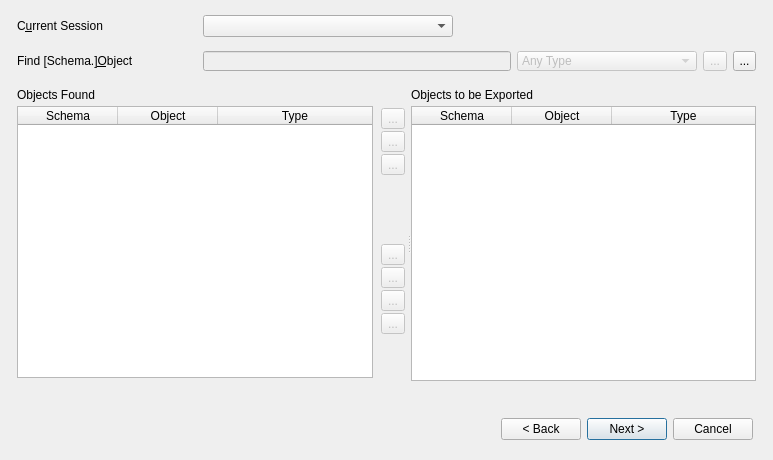
<?xml version="1.0" encoding="UTF-8"?>
<ui version="4.0">
 <class>KvExportObjects</class>
 <widget class="QDialog" name="KvExportObjects">
  <property name="geometry">
   <rect>
    <x>0</x>
    <y>0</y>
    <width>773</width>
    <height>460</height>
   </rect>
  </property>
  <property name="windowTitle">
   <string>Export Objects Window</string>
  </property>
  <property name="windowIcon">
   <iconset resource="ui/kevora.qrc">
    <normaloff>:/png/png_general/cog_go.png</normaloff>:/png/png_general/cog_go.png</iconset>
  </property>
  <layout class="QVBoxLayout" name="verticalLayout_6">
   <property name="spacing">
    <number>0</number>
   </property>
   <item>
    <widget class="QStackedWidget" name="stackedWidgetExportObj">
     <property name="currentIndex">
      <number>0</number>
     </property>
     <widget class="QWidget" name="page1">
      <layout class="QVBoxLayout" name="verticalLayout_5">
       <property name="spacing">
        <number>0</number>
       </property>
       <property name="leftMargin">
        <number>6</number>
       </property>
       <property name="topMargin">
        <number>2</number>
       </property>
       <property name="rightMargin">
        <number>6</number>
       </property>
       <property name="bottomMargin">
        <number>6</number>
       </property>
       <item>
        <widget class="QFrame" name="frame_3">
         <property name="maximumSize">
          <size>
           <width>16777215</width>
           <height>32</height>
          </size>
         </property>
         <property name="frameShape">
          <enum>QFrame::NoFrame</enum>
         </property>
         <property name="frameShadow">
          <enum>QFrame::Plain</enum>
         </property>
         <layout class="QHBoxLayout" name="horizontalLayout_4">
          <property name="leftMargin">
           <number>0</number>
          </property>
          <property name="topMargin">
           <number>0</number>
          </property>
          <property name="rightMargin">
           <number>0</number>
          </property>
          <property name="bottomMargin">
           <number>6</number>
          </property>
          <item>
           <widget class="QLabel" name="label">
            <property name="minimumSize">
             <size>
              <width>180</width>
              <height>0</height>
             </size>
            </property>
            <property name="maximumSize">
             <size>
              <width>16777215</width>
              <height>32</height>
             </size>
            </property>
            <property name="text">
             <string>C&amp;urrent Session</string>
            </property>
            <property name="buddy">
             <cstring>currentSessionComboBox</cstring>
            </property>
           </widget>
          </item>
          <item>
           <widget class="QComboBox" name="currentSessionComboBox">
            <property name="minimumSize">
             <size>
              <width>250</width>
              <height>0</height>
             </size>
            </property>
           </widget>
          </item>
          <item>
           <widget class="KvWaitAnimation" name="widgetProgress" native="true">
            <property name="minimumSize">
             <size>
              <width>24</width>
              <height>24</height>
             </size>
            </property>
            <property name="maximumSize">
             <size>
              <width>24</width>
              <height>24</height>
             </size>
            </property>
           </widget>
          </item>
          <item>
           <spacer name="horizontalSpacer_2">
            <property name="orientation">
             <enum>Qt::Horizontal</enum>
            </property>
            <property name="sizeHint" stdset="0">
             <size>
              <width>338</width>
              <height>20</height>
             </size>
            </property>
           </spacer>
          </item>
         </layout>
        </widget>
       </item>
       <item>
        <widget class="QFrame" name="frame_2">
         <property name="maximumSize">
          <size>
           <width>16777215</width>
           <height>32</height>
          </size>
         </property>
         <property name="frameShape">
          <enum>QFrame::NoFrame</enum>
         </property>
         <property name="frameShadow">
          <enum>QFrame::Raised</enum>
         </property>
         <layout class="QHBoxLayout" name="horizontalLayout">
          <property name="leftMargin">
           <number>0</number>
          </property>
          <property name="topMargin">
           <number>6</number>
          </property>
          <property name="rightMargin">
           <number>0</number>
          </property>
          <property name="bottomMargin">
           <number>6</number>
          </property>
          <item>
           <widget class="QLabel" name="label_2">
            <property name="enabled">
             <bool>true</bool>
            </property>
            <property name="minimumSize">
             <size>
              <width>180</width>
              <height>0</height>
             </size>
            </property>
            <property name="text">
             <string>Find [Schema.]&amp;Object</string>
            </property>
            <property name="buddy">
             <cstring>lineEditObjectName</cstring>
            </property>
           </widget>
          </item>
          <item>
           <widget class="QLineEdit" name="lineEditObjectName">
            <property name="enabled">
             <bool>false</bool>
            </property>
            <property name="sizePolicy">
             <sizepolicy hsizetype="Expanding" vsizetype="Fixed">
              <horstretch>0</horstretch>
              <verstretch>0</verstretch>
             </sizepolicy>
            </property>
           </widget>
          </item>
          <item>
           <widget class="QComboBox" name="comboBoxTypeNames">
            <property name="enabled">
             <bool>false</bool>
            </property>
            <property name="minimumSize">
             <size>
              <width>180</width>
              <height>0</height>
             </size>
            </property>
            <item>
             <property name="text">
              <string>Any Type</string>
             </property>
            </item>
           </widget>
          </item>
          <item>
           <widget class="QToolButton" name="toolButtonFindObj">
            <property name="enabled">
             <bool>false</bool>
            </property>
            <property name="toolTip">
             <string>Find Objects</string>
            </property>
            <property name="text">
             <string>...</string>
            </property>
            <property name="icon">
             <iconset resource="ui/kevora.qrc">
              <normaloff>:/png/png_general/find.png</normaloff>:/png/png_general/find.png</iconset>
            </property>
           </widget>
          </item>
          <item>
           <widget class="QToolButton" name="toolButtonFindObj2">
            <property name="maximumSize">
             <size>
              <width>23</width>
              <height>22</height>
             </size>
            </property>
            <property name="text">
             <string>...</string>
            </property>
           </widget>
          </item>
         </layout>
        </widget>
       </item>
       <item>
        <spacer name="verticalSpacer_3">
         <property name="orientation">
          <enum>Qt::Vertical</enum>
         </property>
         <property name="sizeType">
          <enum>QSizePolicy::Fixed</enum>
         </property>
         <property name="sizeHint" stdset="0">
          <size>
           <width>20</width>
           <height>6</height>
          </size>
         </property>
        </spacer>
       </item>
       <item>
        <widget class="QSplitter" name="splitter">
         <property name="orientation">
          <enum>Qt::Horizontal</enum>
         </property>
         <widget class="QWidget" name="layoutWidget">
          <layout class="QHBoxLayout" name="horizontalLayout_3">
           <property name="spacing">
            <number>6</number>
           </property>
           <item>
            <layout class="QVBoxLayout" name="verticalLayout_7">
             <property name="spacing">
              <number>0</number>
             </property>
             <item>
              <widget class="QLabel" name="label_5">
               <property name="minimumSize">
                <size>
                 <width>0</width>
                 <height>23</height>
                </size>
               </property>
               <property name="text">
                <string>Objects Found</string>
               </property>
              </widget>
             </item>
             <item>
              <widget class="QTableWidget" name="tableWidgetFoundObj">
               <property name="alternatingRowColors">
                <bool>true</bool>
               </property>
               <property name="selectionBehavior">
                <enum>QAbstractItemView::SelectRows</enum>
               </property>
               <property name="sortingEnabled">
                <bool>true</bool>
               </property>
               <property name="wordWrap">
                <bool>false</bool>
               </property>
               <attribute name="horizontalHeaderStretchLastSection">
                <bool>true</bool>
               </attribute>
               <column>
                <property name="text">
                 <string>Schema</string>
                </property>
               </column>
               <column>
                <property name="text">
                 <string>Object</string>
                </property>
               </column>
               <column>
                <property name="text">
                 <string>Type</string>
                </property>
               </column>
              </widget>
             </item>
             <item>
              <widget class="QWidget" name="widgetRecordCount" native="true">
               <property name="minimumSize">
                <size>
                 <width>0</width>
                 <height>24</height>
                </size>
               </property>
               <layout class="QGridLayout" name="gridLayout">
                <property name="leftMargin">
                 <number>2</number>
                </property>
                <property name="topMargin">
                 <number>1</number>
                </property>
                <property name="rightMargin">
                 <number>2</number>
                </property>
                <property name="bottomMargin">
                 <number>2</number>
                </property>
                <property name="spacing">
                 <number>2</number>
                </property>
                <item row="0" column="0">
                 <widget class="QLabel" name="labelRecordCount">
                  <property name="minimumSize">
                   <size>
                    <width>0</width>
                    <height>22</height>
                   </size>
                  </property>
                  <property name="text">
                   <string/>
                  </property>
                 </widget>
                </item>
               </layout>
              </widget>
             </item>
            </layout>
           </item>
           <item>
            <widget class="QFrame" name="frame">
             <property name="frameShape">
              <enum>QFrame::NoFrame</enum>
             </property>
             <property name="frameShadow">
              <enum>QFrame::Plain</enum>
             </property>
             <layout class="QVBoxLayout" name="verticalLayout">
              <property name="spacing">
               <number>2</number>
              </property>
              <property name="margin">
               <number>2</number>
              </property>
              <item>
               <spacer name="verticalSpacer_4">
                <property name="orientation">
                 <enum>Qt::Vertical</enum>
                </property>
                <property name="sizeType">
                 <enum>QSizePolicy::Fixed</enum>
                </property>
                <property name="sizeHint" stdset="0">
                 <size>
                  <width>20</width>
                  <height>23</height>
                 </size>
                </property>
               </spacer>
              </item>
              <item>
               <widget class="QToolButton" name="toolButtonNextRecords">
                <property name="enabled">
                 <bool>false</bool>
                </property>
                <property name="text">
                 <string>...</string>
                </property>
                <property name="icon">
                 <iconset resource="ui/kevora.qrc">
                  <normaloff>:/png/png_sqlwindow/resultset_next.png</normaloff>:/png/png_sqlwindow/resultset_next.png</iconset>
                </property>
               </widget>
              </item>
              <item>
               <widget class="QToolButton" name="toolButtonAllRecords">
                <property name="enabled">
                 <bool>false</bool>
                </property>
                <property name="text">
                 <string>...</string>
                </property>
                <property name="icon">
                 <iconset resource="ui/kevora.qrc">
                  <normaloff>:/png/png_sqlwindow/resultset_last.png</normaloff>:/png/png_sqlwindow/resultset_last.png</iconset>
                </property>
               </widget>
              </item>
              <item>
               <widget class="QToolButton" name="toolButtonCancelFetchAll">
                <property name="enabled">
                 <bool>false</bool>
                </property>
                <property name="text">
                 <string>...</string>
                </property>
                <property name="icon">
                 <iconset resource="ui/kevora.qrc">
                  <normaloff>:/png/png_sqlwindow/agt_action_fail.png</normaloff>:/png/png_sqlwindow/agt_action_fail.png</iconset>
                </property>
               </widget>
              </item>
              <item>
               <spacer name="verticalSpacer_5">
                <property name="orientation">
                 <enum>Qt::Vertical</enum>
                </property>
                <property name="sizeHint" stdset="0">
                 <size>
                  <width>20</width>
                  <height>50</height>
                 </size>
                </property>
               </spacer>
              </item>
              <item>
               <widget class="QToolButton" name="toolButtonAddAll">
                <property name="enabled">
                 <bool>false</bool>
                </property>
                <property name="text">
                 <string>...</string>
                </property>
                <property name="icon">
                 <iconset resource="ui/kevora.qrc">
                  <normaloff>:/png/png_record/tab_all_right.png</normaloff>:/png/png_record/tab_all_right.png</iconset>
                </property>
               </widget>
              </item>
              <item>
               <widget class="QToolButton" name="toolButtonAddObj">
                <property name="enabled">
                 <bool>false</bool>
                </property>
                <property name="toolTip">
                 <string>Add Objects to Selected List</string>
                </property>
                <property name="text">
                 <string>...</string>
                </property>
                <property name="icon">
                 <iconset resource="ui/kevora.qrc">
                  <normaloff>:/png/png_record/tab_right.png</normaloff>:/png/png_record/tab_right.png</iconset>
                </property>
               </widget>
              </item>
              <item>
               <widget class="QToolButton" name="toolButtonRemoveObj">
                <property name="enabled">
                 <bool>false</bool>
                </property>
                <property name="toolTip">
                 <string>Remove Objects from Selected List</string>
                </property>
                <property name="text">
                 <string>...</string>
                </property>
                <property name="icon">
                 <iconset resource="ui/kevora.qrc">
                  <normaloff>:/png/png_record/tab_left.png</normaloff>:/png/png_record/tab_left.png</iconset>
                </property>
               </widget>
              </item>
              <item>
               <widget class="QToolButton" name="toolButtonClearObj">
                <property name="enabled">
                 <bool>false</bool>
                </property>
                <property name="toolTip">
                 <string>Clear Selected List</string>
                </property>
                <property name="text">
                 <string>...</string>
                </property>
                <property name="icon">
                 <iconset resource="ui/kevora.qrc">
                  <normaloff>:/png/png_record/tab_all_left.png</normaloff>:/png/png_record/tab_all_left.png</iconset>
                </property>
               </widget>
              </item>
              <item>
               <spacer name="verticalSpacer">
                <property name="orientation">
                 <enum>Qt::Vertical</enum>
                </property>
                <property name="sizeType">
                 <enum>QSizePolicy::Expanding</enum>
                </property>
                <property name="sizeHint" stdset="0">
                 <size>
                  <width>20</width>
                  <height>22</height>
                 </size>
                </property>
               </spacer>
              </item>
             </layout>
            </widget>
           </item>
          </layout>
         </widget>
         <widget class="QWidget" name="layoutWidget">
          <layout class="QVBoxLayout" name="verticalLayout_2">
           <property name="spacing">
            <number>0</number>
           </property>
           <item>
            <widget class="QLabel" name="label_6">
             <property name="minimumSize">
              <size>
               <width>0</width>
               <height>23</height>
              </size>
             </property>
             <property name="text">
              <string>Objects to be Exported</string>
             </property>
            </widget>
           </item>
           <item>
            <widget class="QTableWidget" name="tableWidgetSelectedObj">
             <property name="alternatingRowColors">
              <bool>true</bool>
             </property>
             <property name="selectionBehavior">
              <enum>QAbstractItemView::SelectRows</enum>
             </property>
             <property name="sortingEnabled">
              <bool>true</bool>
             </property>
             <attribute name="horizontalHeaderStretchLastSection">
              <bool>true</bool>
             </attribute>
             <column>
              <property name="text">
               <string>Schema</string>
              </property>
             </column>
             <column>
              <property name="text">
               <string>Object</string>
              </property>
             </column>
             <column>
              <property name="text">
               <string>Type</string>
              </property>
             </column>
            </widget>
           </item>
           <item>
            <widget class="QLabel" name="labelSelectedCount">
             <property name="minimumSize">
              <size>
               <width>0</width>
               <height>22</height>
              </size>
             </property>
             <property name="text">
              <string/>
             </property>
            </widget>
           </item>
          </layout>
         </widget>
        </widget>
       </item>
      </layout>
     </widget>
     <widget class="QWidget" name="page3">
      <layout class="QVBoxLayout" name="verticalLayout_3">
       <property name="spacing">
        <number>9</number>
       </property>
       <property name="leftMargin">
        <number>6</number>
       </property>
       <property name="topMargin">
        <number>2</number>
       </property>
       <property name="rightMargin">
        <number>6</number>
       </property>
       <property name="bottomMargin">
        <number>6</number>
       </property>
       <item>
        <layout class="QHBoxLayout" name="horizontalLayout_5">
         <item>
          <widget class="QLabel" name="label_3">
           <property name="minimumSize">
            <size>
             <width>130</width>
             <height>0</height>
            </size>
           </property>
           <property name="text">
            <string>Output Directory</string>
           </property>
          </widget>
         </item>
         <item>
          <widget class="QLineEdit" name="lineEditOutputDir"/>
         </item>
         <item>
          <widget class="QToolButton" name="toolButton">
           <property name="maximumSize">
            <size>
             <width>23</width>
             <height>20</height>
            </size>
           </property>
           <property name="text">
            <string>...</string>
           </property>
          </widget>
         </item>
        </layout>
       </item>
       <item>
        <layout class="QHBoxLayout" name="horizontalLayout_6">
         <item>
          <widget class="QLabel" name="label_4">
           <property name="minimumSize">
            <size>
             <width>130</width>
             <height>0</height>
            </size>
           </property>
           <property name="text">
            <string>Output Type</string>
           </property>
          </widget>
         </item>
         <item>
          <widget class="QComboBox" name="comboBoxOutputFormat">
           <property name="minimumSize">
            <size>
             <width>160</width>
             <height>0</height>
            </size>
           </property>
           <item>
            <property name="text">
             <string>SQL</string>
            </property>
           </item>
           <item>
            <property name="text">
             <string>Data Dictionary ( .pdf )</string>
            </property>
           </item>
           <item>
            <property name="text">
             <string>Data Dictionary ( .odt )</string>
            </property>
           </item>
          </widget>
         </item>
         <item>
          <spacer name="horizontalSpacer_3">
           <property name="orientation">
            <enum>Qt::Horizontal</enum>
           </property>
           <property name="sizeHint" stdset="0">
            <size>
             <width>40</width>
             <height>20</height>
            </size>
           </property>
          </spacer>
         </item>
         <item>
          <widget class="QLabel" name="label_7">
           <property name="text">
            <string>Output Files</string>
           </property>
          </widget>
         </item>
         <item>
          <widget class="QComboBox" name="comboBoxOutputChoice">
           <property name="minimumSize">
            <size>
             <width>250</width>
             <height>0</height>
            </size>
           </property>
           <item>
            <property name="text">
             <string>Only One Output File</string>
            </property>
           </item>
           <item>
            <property name="text">
             <string>One File for each Object Type</string>
            </property>
           </item>
           <item>
            <property name="text">
             <string>One File for each Object</string>
            </property>
           </item>
          </widget>
         </item>
        </layout>
       </item>
       <item>
        <spacer name="verticalSpacer_2">
         <property name="orientation">
          <enum>Qt::Vertical</enum>
         </property>
         <property name="sizeType">
          <enum>QSizePolicy::Fixed</enum>
         </property>
         <property name="sizeHint" stdset="0">
          <size>
           <width>20</width>
           <height>2</height>
          </size>
         </property>
        </spacer>
       </item>
       <item>
        <widget class="QTableWidget" name="tableWidgetOutputFiles">
         <property name="contextMenuPolicy">
          <enum>Qt::ActionsContextMenu</enum>
         </property>
         <property name="alternatingRowColors">
          <bool>true</bool>
         </property>
         <attribute name="horizontalHeaderStretchLastSection">
          <bool>true</bool>
         </attribute>
         <attribute name="verticalHeaderStretchLastSection">
          <bool>false</bool>
         </attribute>
         <column>
          <property name="text">
           <string>File Name</string>
          </property>
         </column>
         <column>
          <property name="text">
           <string>Description</string>
          </property>
         </column>
        </widget>
       </item>
      </layout>
     </widget>
     <widget class="QWidget" name="page4">
      <layout class="QVBoxLayout" name="verticalLayout_4">
       <property name="spacing">
        <number>9</number>
       </property>
       <property name="margin">
        <number>6</number>
       </property>
       <item>
        <widget class="QFrame" name="frame_4">
         <property name="minimumSize">
          <size>
           <width>0</width>
           <height>50</height>
          </size>
         </property>
         <property name="maximumSize">
          <size>
           <width>16777215</width>
           <height>50</height>
          </size>
         </property>
         <property name="frameShape">
          <enum>QFrame::NoFrame</enum>
         </property>
         <property name="frameShadow">
          <enum>QFrame::Plain</enum>
         </property>
         <layout class="QVBoxLayout" name="verticalLayout_8">
          <property name="spacing">
           <number>6</number>
          </property>
          <property name="margin">
           <number>0</number>
          </property>
          <item>
           <layout class="QHBoxLayout" name="horizontalLayout_2">
            <item>
             <widget class="QLabel" name="label_8">
              <property name="sizePolicy">
               <sizepolicy hsizetype="Fixed" vsizetype="Preferred">
                <horstretch>0</horstretch>
                <verstretch>0</verstretch>
               </sizepolicy>
              </property>
              <property name="minimumSize">
               <size>
                <width>130</width>
                <height>0</height>
               </size>
              </property>
              <property name="text">
               <string>Output Directory</string>
              </property>
             </widget>
            </item>
            <item>
             <widget class="QLineEdit" name="lineEditOutputDirFinal">
              <property name="readOnly">
               <bool>true</bool>
              </property>
             </widget>
            </item>
           </layout>
          </item>
          <item>
           <layout class="QHBoxLayout" name="horizontalLayout_8">
            <item>
             <widget class="QLabel" name="label_9">
              <property name="sizePolicy">
               <sizepolicy hsizetype="Fixed" vsizetype="Preferred">
                <horstretch>0</horstretch>
                <verstretch>0</verstretch>
               </sizepolicy>
              </property>
              <property name="minimumSize">
               <size>
                <width>130</width>
                <height>0</height>
               </size>
              </property>
              <property name="text">
               <string>Output Type</string>
              </property>
             </widget>
            </item>
            <item>
             <widget class="QLabel" name="labelOutputType">
              <property name="minimumSize">
               <size>
                <width>250</width>
                <height>0</height>
               </size>
              </property>
              <property name="text">
               <string/>
              </property>
             </widget>
            </item>
           </layout>
          </item>
         </layout>
        </widget>
       </item>
       <item>
        <widget class="QTableWidget" name="tableWidgetExportedObj">
         <property name="alternatingRowColors">
          <bool>true</bool>
         </property>
         <property name="selectionMode">
          <enum>QAbstractItemView::SingleSelection</enum>
         </property>
         <property name="selectionBehavior">
          <enum>QAbstractItemView::SelectRows</enum>
         </property>
         <property name="wordWrap">
          <bool>false</bool>
         </property>
         <attribute name="horizontalHeaderStretchLastSection">
          <bool>true</bool>
         </attribute>
         <column>
          <property name="text">
           <string>Schema</string>
          </property>
         </column>
         <column>
          <property name="text">
           <string>Object</string>
          </property>
         </column>
         <column>
          <property name="text">
           <string>Type</string>
          </property>
         </column>
         <column>
          <property name="text">
           <string>Status</string>
          </property>
         </column>
        </widget>
       </item>
       <item>
        <layout class="QHBoxLayout" name="horizontalLayout_7">
         <item>
          <widget class="QProgressBar" name="progressExportedObjects">
           <property name="value">
            <number>0</number>
           </property>
           <property name="invertedAppearance">
            <bool>false</bool>
           </property>
          </widget>
         </item>
        </layout>
       </item>
      </layout>
     </widget>
    </widget>
   </item>
   <item>
    <widget class="QFrame" name="frame_8">
     <property name="frameShape">
      <enum>QFrame::NoFrame</enum>
     </property>
     <property name="frameShadow">
      <enum>QFrame::Raised</enum>
     </property>
     <layout class="QHBoxLayout" name="horizontalLayout_9">
      <item>
       <spacer name="horizontalSpacer_9">
        <property name="orientation">
         <enum>Qt::Horizontal</enum>
        </property>
        <property name="sizeHint" stdset="0">
         <size>
          <width>40</width>
          <height>20</height>
         </size>
        </property>
       </spacer>
      </item>
      <item>
       <widget class="QPushButton" name="pushButtonBack">
        <property name="text">
         <string>&lt; Back</string>
        </property>
       </widget>
      </item>
      <item>
       <widget class="QPushButton" name="pushButtonNextFinish">
        <property name="text">
         <string>Next &gt;</string>
        </property>
        <property name="default">
         <bool>true</bool>
        </property>
       </widget>
      </item>
      <item>
       <widget class="QPushButton" name="pushButtonCancel">
        <property name="text">
         <string>Cancel</string>
        </property>
       </widget>
      </item>
     </layout>
    </widget>
   </item>
  </layout>
  <action name="actionFind_Objects">
   <property name="icon">
    <iconset resource="ui/kevora.qrc">
     <normaloff>:/png/png_general/find.png</normaloff>:/png/png_general/find.png</iconset>
   </property>
   <property name="text">
    <string>Find Objects</string>
   </property>
  </action>
  <action name="actionAdd_Objects_to_Selected">
   <property name="icon">
    <iconset resource="ui/kevora.qrc">
     <normaloff>:/png/png_record/tab_right.png</normaloff>:/png/png_record/tab_right.png</iconset>
   </property>
   <property name="text">
    <string>Add Objects to Selected</string>
   </property>
   <property name="toolTip">
    <string>Add Objects to Selected List</string>
   </property>
  </action>
  <action name="actionRemove_from_Selected">
   <property name="icon">
    <iconset resource="ui/kevora.qrc">
     <normaloff>:/png/png_record/tab_left.png</normaloff>:/png/png_record/tab_left.png</iconset>
   </property>
   <property name="text">
    <string>Remove from Selected</string>
   </property>
   <property name="toolTip">
    <string>Remove from Selected List</string>
   </property>
  </action>
  <action name="actionClear_Selected">
   <property name="icon">
    <iconset resource="ui/kevora.qrc">
     <normaloff>:/png/png_record/tab_all_left.png</normaloff>:/png/png_record/tab_all_left.png</iconset>
   </property>
   <property name="text">
    <string>Remove All Selected</string>
   </property>
   <property name="toolTip">
    <string>Remove All Selected from List</string>
   </property>
  </action>
  <action name="actionExport_Objects">
   <property name="text">
    <string>Export Objects</string>
   </property>
  </action>
  <action name="actionSet_Default_Only_One">
   <property name="text">
    <string>Set Default Name for Only One Output File</string>
   </property>
  </action>
  <action name="actionAdd_All_Objects_to_Selected">
   <property name="icon">
    <iconset resource="ui/kevora.qrc">
     <normaloff>:/png/png_record/tab_all_right.png</normaloff>:/png/png_record/tab_all_right.png</iconset>
   </property>
   <property name="text">
    <string>Add All Objects to Selected</string>
   </property>
  </action>
 </widget>
 <customwidgets>
  <customwidget>
   <class>KvWaitAnimation</class>
   <extends>QWidget</extends>
   <header>kvwaitanimation.h</header>
   <container>1</container>
  </customwidget>
 </customwidgets>
 <resources>
  <include location="ui/kevora.qrc"/>
 </resources>
 <connections/>
</ui>
